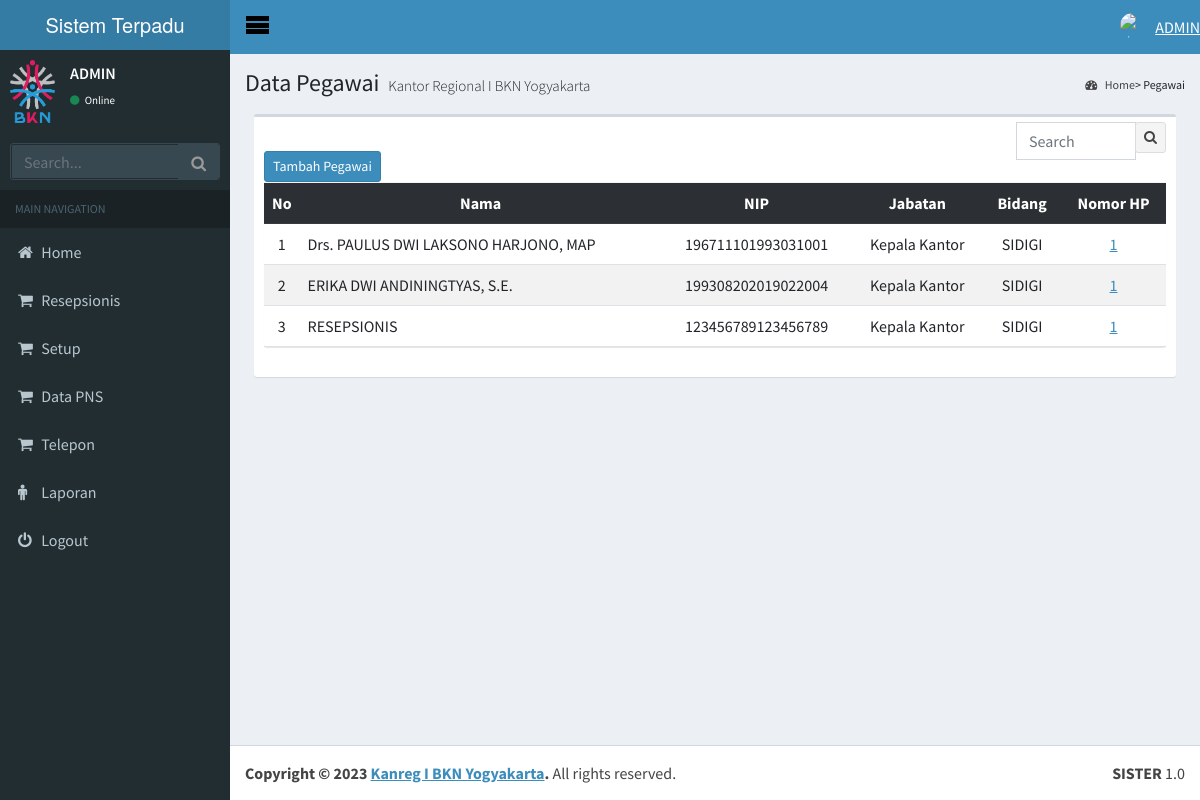
The page /adminweb.php?module=pegawai (signed in) on the database its author committed.
### tables this page shows
CREATE TABLE `data_pegawai` (
  `id_pegawai` int(3) NOT NULL,
  `nip_pegawai` varchar(18) NOT NULL,
  `nama_pegawai` varchar(100) NOT NULL,
  `jenis_kelamin` char(1) DEFAULT NULL,
  `bidang` char(1) DEFAULT NULL,
  `jabatan` char(2) DEFAULT NULL,
  `jenis_jabatan` char(2) DEFAULT NULL,
  `golongan` char(2) DEFAULT NULL,
  `status` char(2) DEFAULT NULL,
  `gelar` char(2) DEFAULT NULL,
  `nomor_hp` varchar(15) DEFAULT NULL,
  `foto` varchar(255) DEFAULT NULL
);

CREATE TABLE `jenis_jabatan` (
  `id_jenis_jabatan` char(3) NOT NULL,
  `nama_jenis_jabatan` varchar(150) NOT NULL
);

CREATE TABLE `data_bidang` (
  `id_bidang` int(3) NOT NULL,
  `nama_bidang` varchar(100) NOT NULL
);

### module/pegawai/index.php (the view, shortened to what this page needs)
<?php
if (empty($_SESSION['username']) AND empty($_SESSION['passuser'])) {
      echo "<center>Untuk mengakses modul, Anda harus login <br>";
      echo "<a href=../../index.php><b>LOGIN</b></a></center>";
} else {
    include "lib/config.php";
    include "lib/koneksi.php";
  ?>
      <div class="content-wrapper">
        <section class="content-header">
          <h1>
            Data Pegawai
            <small>Kantor Regional I BKN Yogyakarta</small>
          </h1>
          <ol class="breadcrumb">
            <li><a href="#"><i class="fa fa-dashboard"></i> Home</a></li>
            <li class="active">Pegawai</li>
          </ol>
        </section>
<?php
if (empty($_SESSION['username']) AND empty($_SESSION['passuser'])) {
    echo "<center>Untuk mengakses modul, Anda harus login <br>";
    echo "<a href=$admin_url><b>LOGIN</b></a></center>";
} else {
?>
<div class="container px-4 p-3 text-white">
  <div class="row">
    <div class="col-xs-12">
      <div class="box">
        <div class="box-header">
        <br>
              <div class="btn-group">
               <a data-toggle="modal" data-target="#tambahDataPegawai"><button type="button" class="btn btn-sm btn-primary">Tambah Pegawai</button></a>
              </div>
        <div class="box-tools">
          <form role="search" method="POST" action="adminweb.php?module=cari_pegawai">
          <div class="input-group" style="width: 150px;">
            <input type="text" name="search" class="form-control input-sm pull-right" placeholder="Search">
            <div class="input-group-btn">
              <button type="submit" style="display: all;" class="btn btn-sm btn-default"><i class="fa fa-search"></i></button>
            </div>
          </div>
          </form>
        </div>
              <br>
        <div class="col-xs-12 col-sm-12 col-md-12 col-lg-12">
            <div class="box box-solid">
              <div class="box-body no-padding">
                <table class="table table-hover table-striped" style="overflow-x: auto!important;">
                  <tbody>
                       <tr class="table-dark">
                        <th style="width: 10px" class="text-center">No</th>
                        <th class="text-center">Nama</th>
                        <th class="text-center">NIP</th>
                        <th class="text-center">Jabatan</th>
                        <th class="text-center">Bidang</th>
                        <th class="text-center">Nomor HP</th>
                      </tr>
                      <?php
                      $datapns= mysqli_query($koneksi,"select * from data_pegawai dp join data_bidang db on dp.bidang = db.id_bidang join jenis_jabatan jj on dp.jabatan =  jj.id_jenis_jabatan order by nama_pegawai asc");
                        $no=0;
                        while($usr=mysqli_fetch_array($datapns)){
                      $no+=1;
                      ?>
                      <tr>
                        <td class="text-center"><?php echo $no; ?></td>
                        <td >
                          <?php echo $usr['nama_pegawai']; ?>
                        </td>
                        <td class="text-center">
                          <?php echo $usr['nip_pegawai']; ?>
                        </td>
                        <td class="text-center">
                          <?php echo $usr['nama_jenis_jabatan']; ?>
                        </td>
                        <td class="text-center">
                          <?php echo $usr['nama_bidang']; ?>
                        </td>
                        <td class="text-center">
                         <a href="https://wa.me/<?php echo $usr['nomor_hp']; ?>"> <?php echo $usr['nomor_hp']; ?> </a>
                        </td>
                      </tr>
                      <?php } ?>
                  </tbody>
                </table>
              </div>
            </div>
          </div>
       </div>
      </div>
    </div>
  </div>
</div>
      <?php } ?>
      </div>
<?php } ?>

### adminweb.php (shortened to what this page needs)
<?php
include "lib/config.php";
include "lib/koneksi.php";
if (empty($_SESSION['username']) AND empty($_SESSION['pass'])) {
    echo "<center>Untuk mengakses modul, Anda harus login <br>";
    echo "<a href=$admin_url><b>LOGIN</b></a></center>";
} else {
 	$user = $_SESSION['username'];
	?>
<!DOCTYPE html>
<html>
	<head>
		<link rel="stylesheet" href="asset/bootstrap/css/bootstrap.min.css">
		<link rel="stylesheet" href="https://maxcdn.bootstrapcdn.com/font-awesome/4.4.0/css/font-awesome.min.css">
		<link rel="stylesheet" href="https://code.ionicframework.com/ionicons/2.0.1/css/ionicons.min.css">
		<link rel="stylesheet" href="asset/plugins/jvectormap/jquery-jvectormap-1.2.2.css">
		<link rel="stylesheet" href="asset/dist/css/AdminLTE.min.css">
		<link rel="stylesheet" href="asset/dist/css/skins/_all-skins.min.css">
	<body class="hold-transition skin-blue sidebar-mini">
		<div class="wrapper">
			<header class="main-header">
				<a href="adminweb.php?module=home" class="logo nav-link">
				<span class="logo-lg"><b>Sistem </b>Terpadu</span> </a>
				<nav class="navbar navbar-static-top px-8" role="navigation">
					<a href="#" class="sidebar" data-toggle="offcanvas" role="button">
						<img src="img/assets/button/menu.png" class="image">
					</a>
					<div class="navbar-custom-menu">
						<ul class="nav navbar-nav">
							<li class="dropdown user user-menu">
								<a href="#" class="dropdown-togglenav" data-toggle="dropdown"> <img src="img/assets/cera.png" class="user-image" alt="User Image"> <span class="hidden-xs"><?php 	  echo "<text class='text-uppercase'> $user </text>"; ?></span> </a>
							</li>
						</ul>
					</div>
				</nav>
			</header>
			<aside class="main-sidebar">
				<section class="sidebar">
					<div class="user-panel">
						<div class="pull-left image">
							<img src="img/assets/logobkn.png" class="img-circle" alt="User Image">
						</div>
						<div class="pull-left info">
							<p>
								<?php 	  echo "<text class='text-uppercase'> $user </text>"; ?>
							</p>
							<a href="#"><i class="fa fa-circle text-success"></i> Online</a>
						</div>
					</div>
					<form action="#" method="get" class="sidebar-form">
						<div class="input-group">
							<input type="text" name="q" class="form-control" placeholder="Search...">
							<span class="input-group-btn">
								<button type="submit" name="search" id="search-btn" class="btn btn-flat">
									<i class="fa fa-search"></i>
								</button> </span>
						</div>
					</form>
					<ul class="sidebar-menu">
						<li class="header">
							MAIN NAVIGATION
						</li>
						<li>
							<a class="dropdown-item" href="adminweb.php?module=home"> <i class="fa fa-home"></i> <span>Home</span> </a>
						</li>
						<li>
							<a class="dropdown-item" href="adminweb.php?module=resepsionis"> <i class="fa fa-shopping-cart"></i> <span>Resepsionis</span> </a>
						</li>
						<li>
							<a class="dropdown-item" href="adminweb.php?module=setup"> <i class="fa fa-shopping-cart"></i> <span>Setup</span> </a>
						</li>
						<li>
							<a class="dropdown-item" href="adminweb.php?module=pegawai"> <i class="fa fa-shopping-cart"></i> <span>Data PNS</span> </a>
						</li>
						<li>
							<a class="dropdown-item" href="adminweb.php?module=telepon"> <i class="fa fa-shopping-cart"></i> <span>Telepon</span> </a>
						</li>
         	 			<li>
							<a class="dropdown-item" href="adminweb.php?module=laporan"> <i class="fa fa-male"></i> <span>Laporan</span> </a>
						</li>
						<li>
							<a class="dropdown-item" href="logout.php"> <i class="fa fa-power-off"></i> <span>Logout</span> </a>
						</li>
					</ul>
				</section>
			</aside>
			<?php
            if ($_GET['module'] == 'home') {
                include "module/home/index.php";
			} elseif ($_GET['module'] == 'resepsionis') {
                include "module/resepsionis/index.php";
            } elseif ($_GET['module'] == 'search') {
                include "module/resepsionis/form_cari.php";
            } elseif ($_GET['module'] == 'cari_pegawai') {
                include "module/pegawai/form_cari.php";
            } elseif ($_GET['module'] == 'setup') {
                include "module/setup/index.php";
            } elseif ($_GET['module'] == 'telepon') {
            include "module/telepon/index.php";
        } elseif ($_GET['module'] == 'laporan') {
            include "module/laporan/index.php";
            } elseif ($_GET['module'] == 'pegawai') {
                include "module/pegawai/index.php";
            } elseif ($_GET['module'] == 'barcode') {
                include "module/resepsionis/barcode.php";
			} elseif ($_GET['module'] == 'hapus_user') {
                include "module/marketing_sales/aksi_hapus.php";
			}
            else {
            	 include "module/home/index.php";
            }
			?>
			<footer class="main-footer">
				<div class="pull-right hidden-xs">
					<b>SISTER</b> 1.0
				</div>
				<strong>Copyright &copy; 2023 <a href="yogyakarta.bkn.go.id.com">Kanreg I BKN Yogyakarta</a>.</strong> All rights reserved.
			</footer>
		</div>
	</body>
</html>
<?php } ?>

### rows shown on the page
data_pegawai: nama_pegawai "Drs. PAULUS DWI LAKSONO HARJONO, MAP", nip_pegawai "196711101993031001", jenis_jabatan.nama_jenis_jabatan "Kepala Kantor", data_bidang.nama_bidang "SIDIGI", nomor_hp "1"
data_pegawai: nama_pegawai "ERIKA DWI ANDININGTYAS, S.E.", nip_pegawai "199308202019022004", jenis_jabatan.nama_jenis_jabatan "Kepala Kantor", data_bidang.nama_bidang "SIDIGI", nomor_hp "1"
data_pegawai: nama_pegawai "RESEPSIONIS", nip_pegawai "123456789123456789", jenis_jabatan.nama_jenis_jabatan "Kepala Kantor", data_bidang.nama_bidang "SIDIGI", nomor_hp "1"

### other values the page prints
$user "ADMIN"
